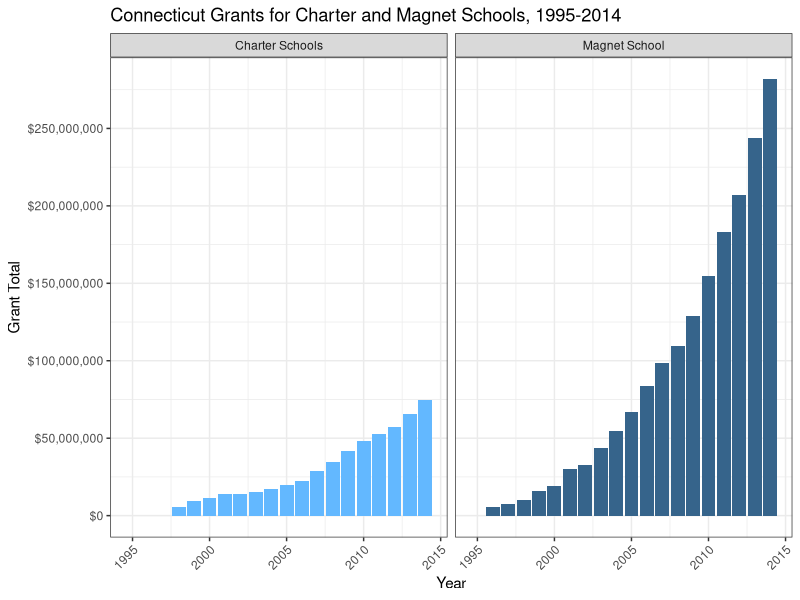
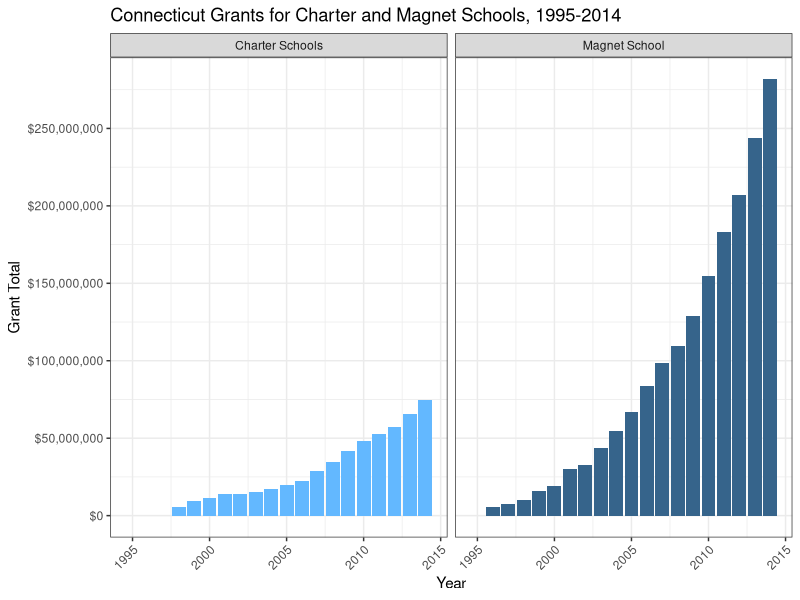

Here is the R script that generated these plots, in order:
library(dplyr)
library(ggplot2)
library(tidyr)
library(stringr)
library(scales)
library(RColorBrewer)

# download CT grant data at: 
# https://www.csde.state.ct.us/public/dgm/grantreports1/HPayMain.aspx
# select the following before submitting query:
# section a: all years
# section b: all grants
# section c: all
# section d: all grantees
# section 3: all drgs
# submit and download as .csv

# load grant data
grants <- read.csv("data/histpay.csv")

# remove empty column
grants$X <- NULL

# gather year columns into single variable
grants <- grants %>%
    gather(year, amount, pay1990:pay2014)

# clean year column
grants$year <- as.numeric(str_replace_all(grants$year,"pay",""))

# summarise magnet and charter grants by year
# note: magnet funding began in 1995
choice.grants <- grants %>%
    filter(grant_name == "Magnet School" | grant_name == "Charter Schools") %>%
    group_by(grant_name, year) %>%
    summarise(total = sum(amount, na.rm = TRUE)) %>%
    filter(year >1994)

# plot data
ggplot(choice.grants, aes(x=year, y=total, fill = grant_name))+
    geom_bar(stat = "identity", position = position_dodge())+
    scale_fill_manual(values = c("steelblue1", "steelblue4"))+
    facet_grid(.~grant_name)+
    scale_y_continuous(labels = dollar, breaks = seq(0,300*10^6, 50*10^6))+
    labs(x = "Year", y = "Grant Total") +
    ggtitle("Connecticut Grants for Charter and Magnet Schools, 1995-2014")+
    theme_bw()+
    theme(legend.position = "none",
          axis.text.x = element_text(angle = 45,hjust =1, vjust = 1))

#save image
ggsave(filename = "choicegrants.png", width = 7, height = 5, units = "in")
